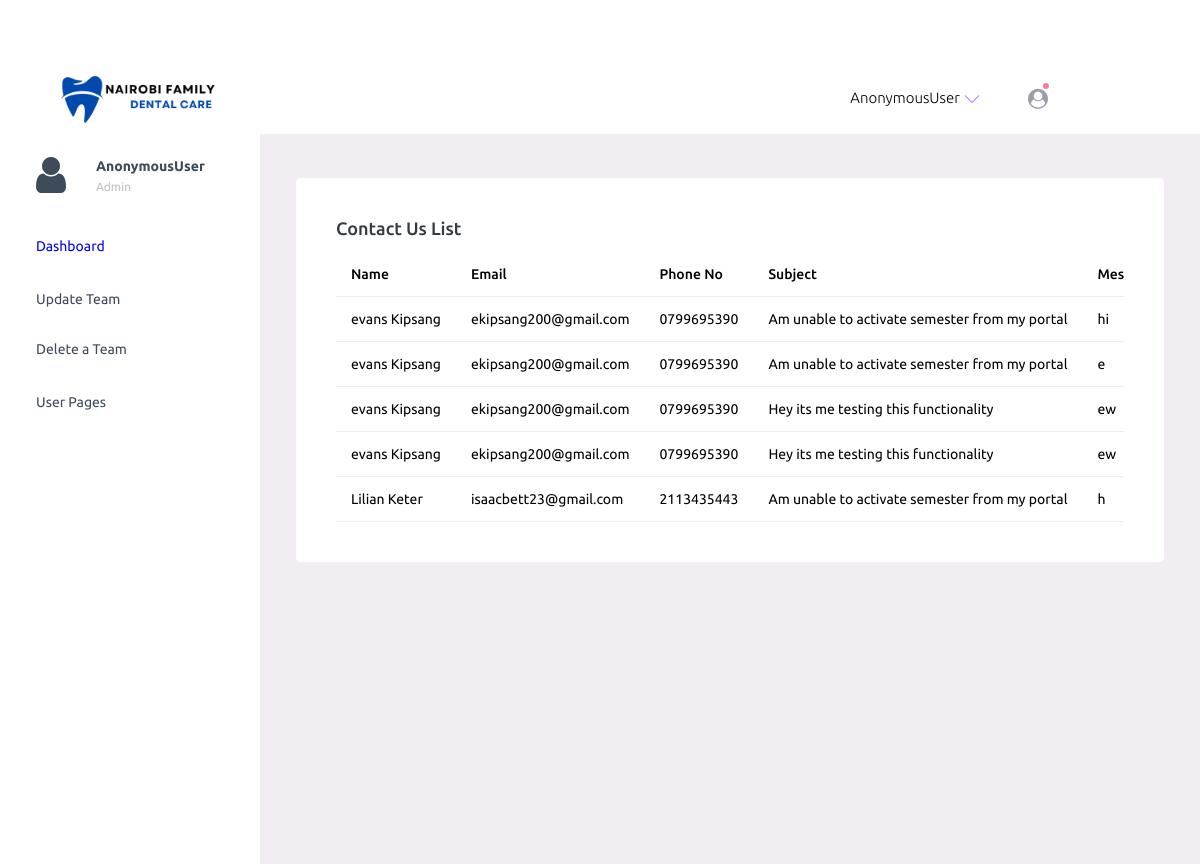
Screenshot of /dashboard_contacts/ with the database file from the repository.
### DentalcareApp/models.py (models this page shows, shortened)
class Contact(models.Model):
    name = models.CharField(max_length=100)
    email = models.EmailField()
    phone = models.CharField(max_length=100)
    subject = models.CharField(max_length=100)
    message = models.TextField()
    contact_time = models.DateTimeField(auto_now_add=True)

### DentalcareApp/views.py (the view)
# urls.py: path('dashboard_contacts/', views.contacts_dashboard, name='contacts_dashboard'),
def contacts_dashboard(request):
    contacts = Contact.objects.order_by('-contact_time')[:5]
    context = {
        'contacts': contacts,
    }
    return render(request, 'contact-dash.html', context)

### templates/contact-dash.html
{% extends 'index.html' %}
{% load static %}
{% block body %}
                <div class="card">
                  <div class="card-body">
                    <h4 class="card-title">Contact Us List</h4>
                   <div class="table-responsive">
                      <table class="table">
                        <thead>
                          <tr>
                            <th> Name </th>
                              <th> Email </th>
                            <th> Phone No </th>
                              <th> Subject </th>
                            <th>Message </th>
                          </tr>
                        </thead>
                        <tbody>
                        {% for x in contacts %}
                          <tr>
                            <td>
                             {{ x.name }}
                            </td>
                            <td> {{ x.email }} </td>
                              <td> {{ x.phone }} </td>
                              <td> {{ x.subject }} </td>
                            <td> {{ x.message }} </td>
                          </tr>
                          {% endfor %}
                        </tbody>
                      </table>
                    </div>
                  </div>
                </div>
{% endblock %}

### rows the page displays
Contact: name "evans Kipsang", email "ekipsang200@gmail.com", phone "0799695390", subject "Am unable to activate semester from my portal", message "hi"
Contact: name "evans Kipsang", email "ekipsang200@gmail.com", phone "0799695390", subject "Am unable to activate semester from my portal", message "e"
Contact: name "evans Kipsang", email "ekipsang200@gmail.com", phone "0799695390", subject "Hey its me testing this functionality", message "ew"
Contact: name "evans Kipsang", email "ekipsang200@gmail.com", phone "0799695390", subject "Hey its me testing this functionality", message "ew"
Contact: name "Lilian Keter", email "isaacbett23@gmail.com", phone "2113435443", subject "Am unable to activate semester from my portal", message "h"

### other values shown
{{ request.user }} "AnonymousUser"
